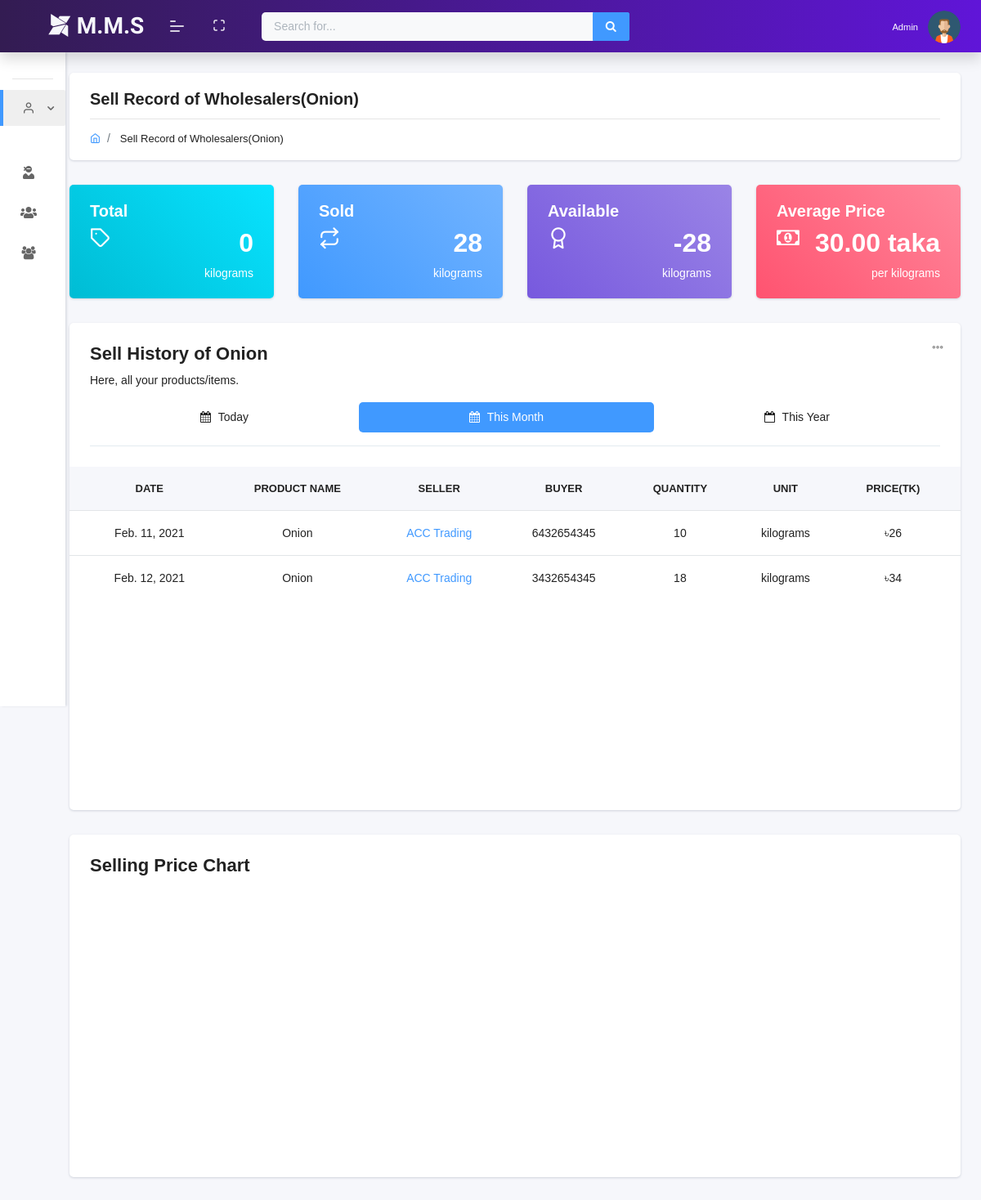
Before: /wholeseller-sales-record/1/month (signed in) with the older database file.
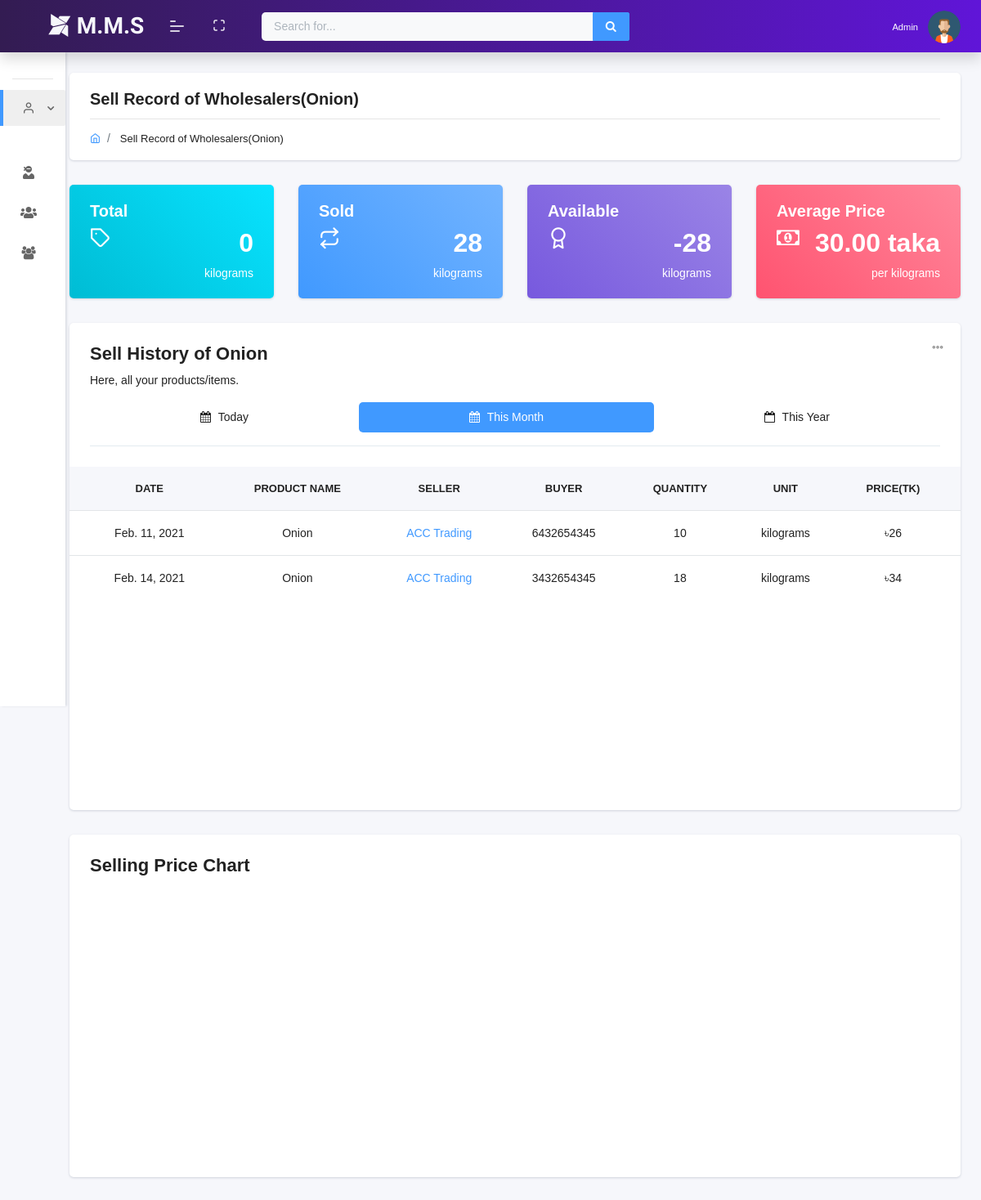
After: the same page with the newer database file.
### lenden/models.py (models this page shows, shortened)
class SellProduct(models.Model):
    seller = models.ForeignKey(User, on_delete=models.CASCADE)
    buyer = models.CharField(max_length=30)
    product = models.ForeignKey(Product, on_delete=models.CASCADE)
    quantity = models.PositiveIntegerField(error_messages={
        'required': "Quantity must be provided"})
    unit = models.CharField(choices=UNIT, max_length=20)
    price = models.PositiveIntegerField()
    pending = models.BooleanField(default=True, null=True)
    sell_date = models.DateField()
    created_at = models.DateField(auto_now_add=True)

class Product(models.Model):
    name = models.CharField(max_length=50)
    icon = models.ImageField(default='product.png', upload_to='product_images')

### accounts/models.py (models this page shows, shortened)
class User(AbstractUser):
    username = models.CharField(unique=True, max_length=50, error_messages={
        'unique': "A user with that name already exists.",
    })
    email = models.EmailField(unique=True, blank=False, error_messages={
        'unique': "A user with that email already exists."})
    trade_license_no = models.PositiveBigIntegerField(unique=True, null=True, blank=False,
                                                      error_messages={'unique': "A user with that trade license is already exists.",
                                                                      })
    role = models.CharField(choices=ROLE, max_length=15, error_messages={
        'required': "Role must be provided"
    })
    signed_up = models.DateField(default=date.today)
    USERNAME_FIELD = "email"
    REQUIRED_FIELDS = ['username', ]
    objects = UserManager()

### lenden/views.py (the view, shortened to what this page needs)
# urls.py: path('wholeseller-sales-record/<int:pro_id>/<str:time>', SalesRecordViewForAdmin.as_view(),
class SalesRecordViewForAdmin(ListView):
    model = SellProduct
    template_name = 'lenden/sale_products_details_of_wholeseller.html'
    context_object_name = 'chalans'
    def get_queryset(self):
        self.id = get_object_or_404(Product, id=self.kwargs['pro_id'])
        return Product.objects.filter(id=self.request.user.id)
    def get_context_data(self, **kwargs):
        context = super().get_context_data(**kwargs)
        time = self.kwargs['time']
        today = strftime("%d")
        month = strftime('%m')
        print(month)
        year = strftime('%Y')
        print(year)
        if self.request.user.role == '':
            if time == 'today':
                print("TODAYS DATA IS SHOWING")
                my_sales_for_individual_product = SellProduct.objects.filter(
                    seller__role='wholeseller', product=self.id, sell_date__day=today)
                average_price = SellProduct.objects.filter(
                    seller__role='wholeseller',  product=self.id, sell_date__day=today).aggregate(Avg('price'))['price__avg']
                user_product_total_quantity = Chalan.objects.filter(
                    owner__role='wholeseller', product=self.id).aggregate(Sum('quantity'))['quantity__sum']
                user_total_sell_product_quantity = SellProduct.objects.filter(
                    seller__role='wholeseller',  product=self.id, sell_date__day=today).aggregate(Sum('quantity'))['quantity__sum']
                if user_total_sell_product_quantity == None:
                    user_total_sell_product_quantity = 0
                if user_product_total_quantity == None:
                    user_product_total_quantity = 0
                if SellProduct.objects.filter(seller=self.request.user, product=self.id).exists():
                    unit_for_chalan = SellProduct.objects.filter(
                        seller=self.request.user, product=self.id).values('unit').first()['unit']
                    context['unit'] = unit_for_chalan
                else:
                    context['message'] = "NO SELL IS RECORDED FOR THIS PRODUCT"
            elif time == 'month':
                my_sales_for_individual_product = SellProduct.objects.filter(
                    seller__role='wholeseller',  product=self.id, sell_date__month=month)
                average_price = SellProduct.objects.filter(
                    seller__role='wholeseller',  product=self.id, sell_date__month=month).aggregate(Avg('price'))['price__avg']
                user_product_total_quantity = Chalan.objects.filter(
                    owner__role='wholeseller',  product=self.id, import_date__month=month).exclude(customs_clearance_no=None).aggregate(Sum('quantity'))['quantity__sum']
                user_total_sell_product_quantity = SellProduct.objects.filter(
                    seller__role='wholeseller',  product=self.id, sell_date__month=month).aggregate(Sum('quantity'))['quantity__sum']
                if user_total_sell_product_quantity == None:
                    user_total_sell_product_quantity = 0
                if user_product_total_quantity == None:
                    user_product_total_quantity = 0
                if SellProduct.objects.filter(seller=self.request.user, product=self.id).exists():
                    unit_for_chalan = SellProduct.objects.filter(
                        seller=self.request.user, product=self.id).values('unit').first()['unit']
                    context['unit'] = unit_for_chalan
                else:
                    context['message'] = "NO SELL IS RECORDED FOR THIS PRODUCT"
            if SellProduct.objects.filter(product=self.id).exists():
                unit_for_chalan = SellProduct.objects.filter(
                    product=self.id).values('unit').first()['unit']
                context['unit'] = unit_for_chalan
            else:
                context['message'] = "NO SELL IS RECORDED FOR THIS PRODUCT"
            context['product_name'] = Product.objects.filter(
                id=self.kwargs['pro_id']).values('name').first()['name']
            context['product'] = Product.objects.filter(
                id=self.kwargs['pro_id']).first()
            if average_price == None:
                average_price = 0
            context['total'] = user_product_total_quantity
            context['sold'] = user_total_sell_product_quantity
            context['available'] = (
                user_product_total_quantity - user_total_sell_product_quantity)
            context['average'] = f"{average_price:.2f}"
            context['sales'] = my_sales_for_individual_product
        return context

### templates/lenden/sale_products_details_of_wholeseller.html (shortened to what this page needs)
{% extends "layouts/base.html" %} {% load static %}
{% block content %}
<div class="page-header">
  <div class="page-block">
    <div class="row align-items-center">
      <div class="col-md-12">
        <div class="page-header-title">
          <h5 class="m-b-10">Sell Record of Wholesalers({{product.name}})</h5>
        </div>
        <ul class="breadcrumb">
          <li class="breadcrumb-item">
            <a href="{% url 'accounts:home' %}"
              ><i class="feather icon-home"></i
            ></a>
          </li>
          <li class="breadcrumb-item">
            <a href="#">Sell Record of Wholesalers({{product.name}})</a>
          </li>
        </ul>
      </div>
    </div>
  </div>
</div>
<div class="row">{% include 'includes/product/card.html' %}</div>
<div id="product_table" class="row">
  {% include 'includes/product/wholeseller_sale_product_table.html' %}
</div>
<div id="product_chart" class="row">
  <div class="col-12">
    <div class="card">
      <div class="card-header">
        <h4>Selling Price Chart</h4>
      </div>
      <div class="card-body" style="position: relative">
        <div id="sale-chart-2" style="min-height: 315px"></div>
      </div>
    </div>
  </div>
</div>
{% endblock content %}

### templates/includes/product/wholeseller_sale_product_table.html (shortened to what this page needs)
{% load humanize %}
<div class="col-12">
    <div class="card table-card">
        <div class="card-header">
            <h4>Sell History of <span id="product_name"> {{ product_name }}</span></h4>
            <span class="d-block m-t-5">Here, all your products/items.</span></h5>
            <div class="card-header-right">
                <div class="btn-group card-option">
                    <button type="button" class="btn dropdown-toggle" data-toggle="dropdown" aria-haspopup="true" aria-expanded="false">
                <i class="feather icon-more-horizontal"></i>
                </button>
                </div>
            </div>
            <ul class="nav nav-pills nav-fill mt-3 border-bottom pb-3" id="pills-tab" role="tablist">
                <li class="nav-item">
                    <a class="nav-link" id="pills-today-tab" href="/wholeseller-sales-record/{{product.id}}/{{ 'today' }}" role="tab" aria-controls="pills-today" aria-selected="true"><i class="fa fa-calendar m-r-5"></i> Today </a>
                </li>
                <li class="nav-item">
                    <a class="nav-link" id="pills-this-month-tab" href="/wholeseller-sales-record/{{product.id}}/{{ 'month' }}" aria-selected="true"><i class="fa fa-calendar m-r-5"></i> This Month</a>
                </li>
                <li class="nav-item">
                    <a class="nav-link" id="pills-this-year-tab" href="/wholeseller-sales-record/{{product.id}}/{{ 'year' }}" aria-selected="false "><i class="fa fa-calendar-o m-r-5 "></i> This Year</a>
            </li>
            </ul>
        </div>
        <div class="card-body p-0">
            <div class="tab-content" id="pills-tabContent">
            <div
                class="tab-pane fade"
                id="pills-this-month"
                role="tabpanel"
                aria-labelledby="pills-this-month-tab"
            >
                <div class="table-responsive">
                <div
                    class="customer-scroll ps ps--active-x ps--active-y"
                    style="height: 420px; position: relative"
                >
                    <table class="table table-hover m-b-0 text-center">
                    <thead>
                        <tr>
                    <th> Date</th>
                    <th>Product Name</th>
                    <th>Seller</th>
                    <th>Buyer</th>
                    <th>Quantity</th>
                    <th>Unit</th>
                    <th>Price(TK)</th>
                        </tr>
                    </thead>
                    <tbody id="abc">
                    {% for object in sales %}
                    <tr>
                    <td>{{object.sell_date}}</td>
                    <td>{{object.product.name}}</td>
                    <td><a href="{% url 'accounts:user-detail' object.seller.id %}">{{object.seller.username}}</a></td>
                    <td>{{object.buyer}}</td>
                    <td>{{object.quantity}}</td>
                    <td>{{object.unit}}</td>
                    <td>৳{{object.price|intcomma}}</td>
                    </tr>
                    {% endfor %}
                    </tbody>
                    </table>
                </div>
                </div>
            </div>
            </div>
        </div>
    </div>
</div>

Changed rows visible on the page:
changed SellProduct: sell_date "Feb. 12, 2021" → "Feb. 14, 2021"
